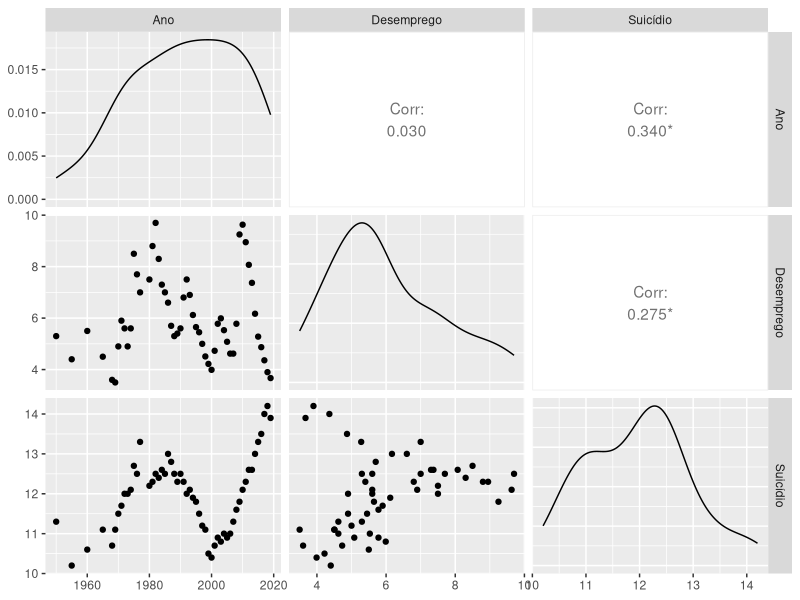
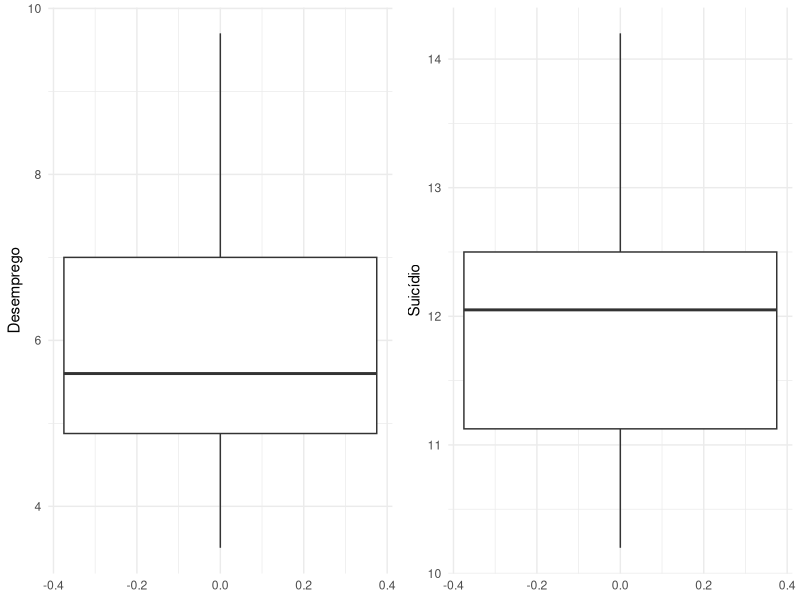
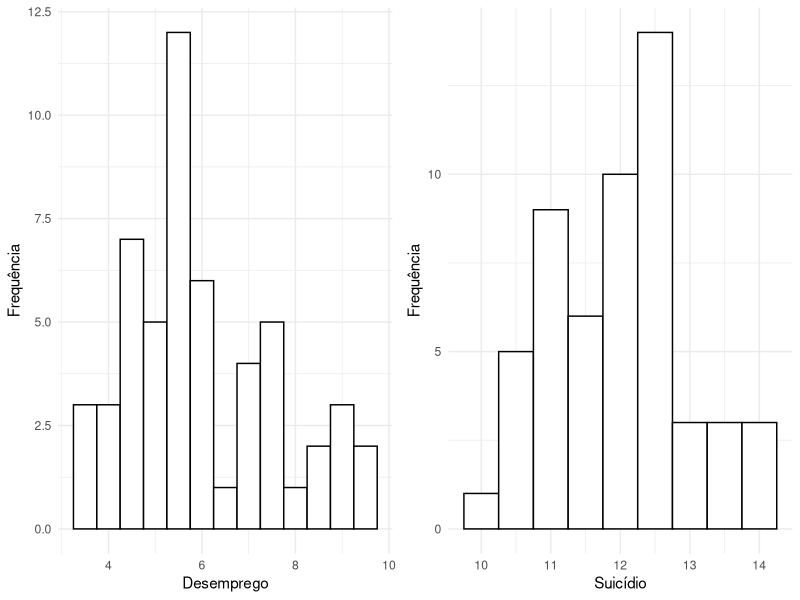
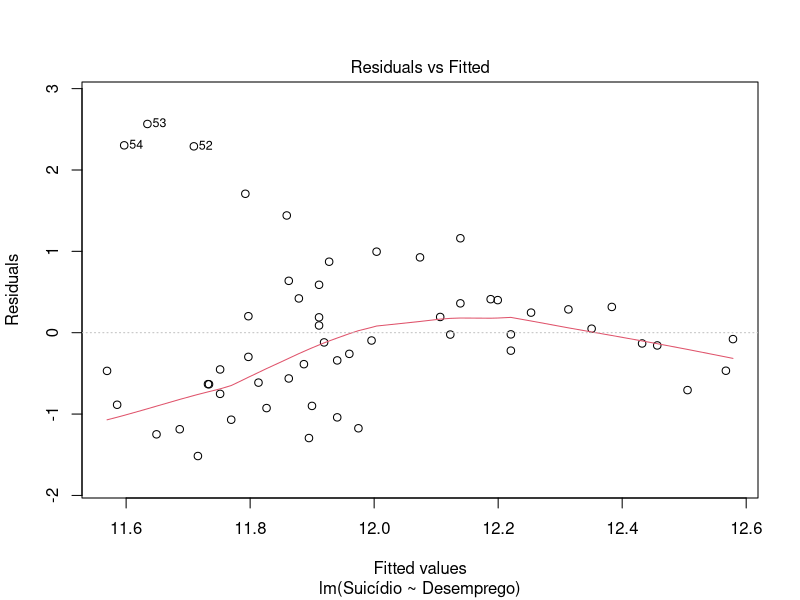
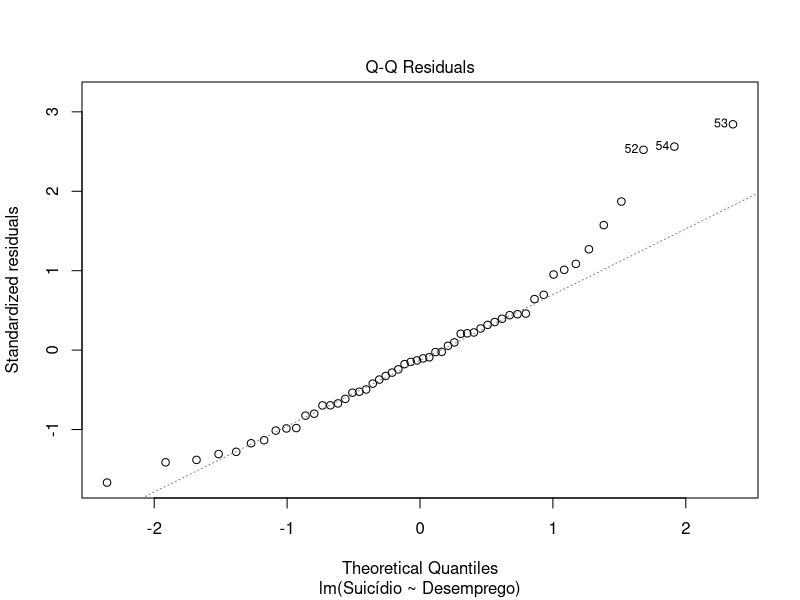
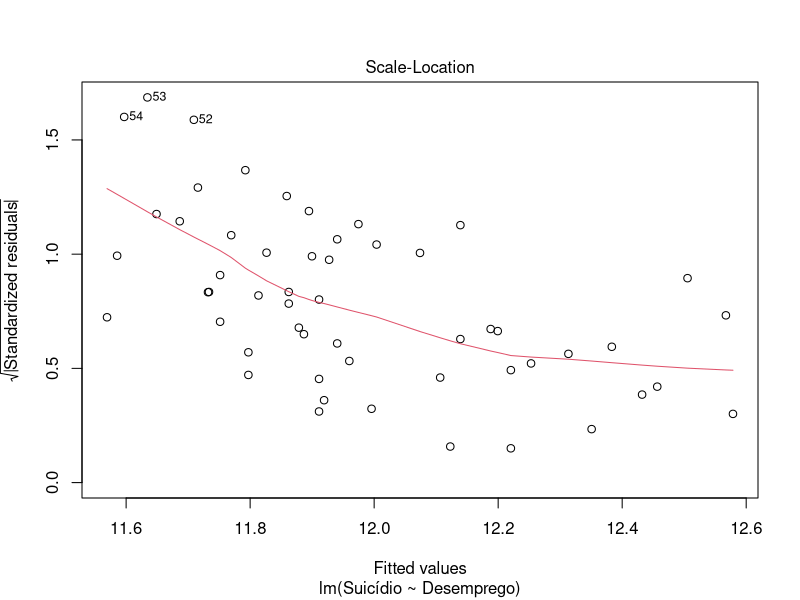
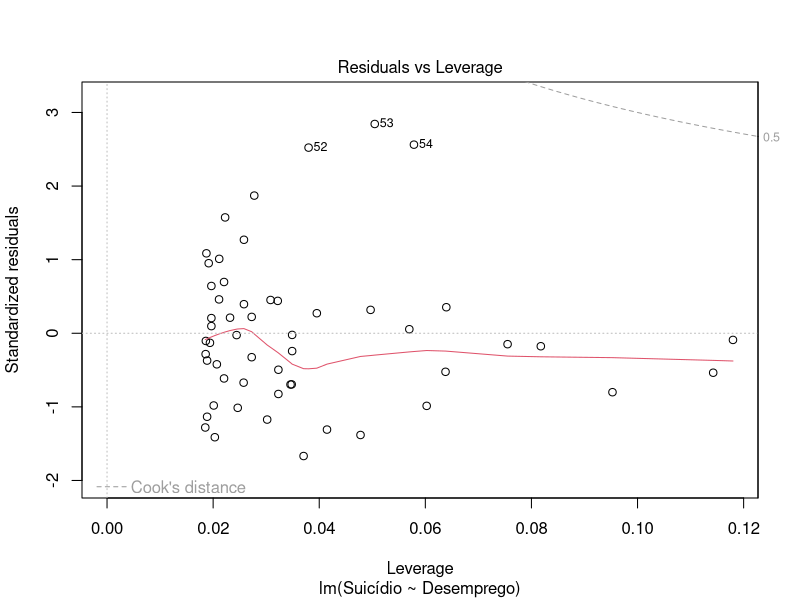
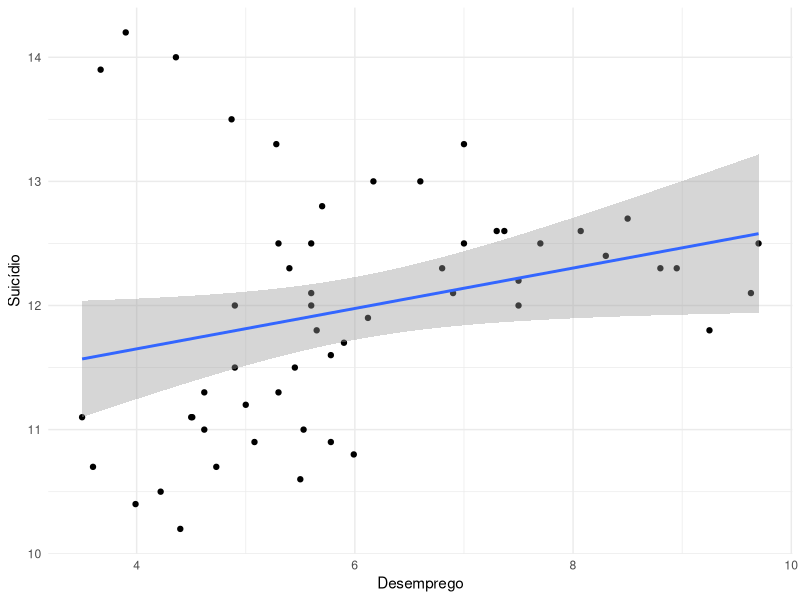

R code for these plots, in order: (Note: this script raises an error after producing the figures.)
library(tidyverse)
library(GGally)
library(gridExtra)
library(broom)
library(gmodels)
library(car)
library(lmtest)
dados <- read.csv("desemprego.csv",sep=";")
colnames(dados) <- c("Ano","Desemprego","Suicídio")


ggpairs(dados)

summary(dados)
table(dados[,3])

a <- ggplot(dados)+
  geom_boxplot(aes(y=Desemprego))+
  theme_minimal()

b <- ggplot(dados)+
  geom_boxplot(aes(y=Suicídio))+
  theme_minimal()

grid.arrange(a,b,ncol=2)


a <- ggplot(dados)+
  geom_histogram(aes(x=Desemprego),binwidth=0.5,color="black", fill="white")+
  labs(y="Frequência")+
  theme_minimal()

b <- ggplot(dados)+
  geom_histogram(aes(x=Suicídio),binwidth=0.5,color="black", fill="white")+
  labs(y="Frequência")+
  theme_minimal()

grid.arrange(a,b,ncol=2)

## Com os "pontos atípicos"

model <- lm(Suicídio~Desemprego, data = dados)
summary(model)
confint(model)
#n = as.numeric(count(dados))
#0.16281 - 0.07889*qt(0.975,n-2)
#0.16281 + 0.07889*qt(0.975,n-2)

plot(model)

ggplot(dados, aes(x=Desemprego,y=Suicídio))+
  geom_point() +
  geom_smooth(method = "lm",se=TRUE)+
  theme_minimal()

a <- ggplot(model)+
  geom_point(aes(x=.fitted,y=.resid))+
  labs(x="Valores preditos \n A",y="Resíduos")+
  theme_minimal()


b <- ggplot(model, aes(sample=studres(model)))+
  geom_qq()+
  geom_qq_line(color="red")+
  labs(x="Quantil teórico \n B", y="Resíduos studentizados")+
  theme_minimal()

c <- ggplot(model)+
  geom_histogram(aes(x=.resid),binwidth=0.4,color="black", fill="white")+
  labs(y="Frequência",x="Resíduos \n C")+
  theme_minimal()

grid.arrange(a,b,c,ncol=3)


shapiro.test(model$residuals)
lmtest::bptest(model, studentize = FALSE)
durbinWatsonTest(model)



## Sem os "pontos atípicos"

df <- dados[-(52:54),]

model <- lm(Suicídio~Desemprego, data = df)
summary(model)

plot(model)


ggplot(df, aes(x=Desemprego,y=Suicídio))+
  geom_point() +
  geom_smooth(method = "lm",se=TRUE)+
  theme_minimal()



a <- ggplot(model)+
  geom_point(aes(x=.fitted,y=.resid))+
  labs(x="Valores preditos \n A",y="Resíduos")+
  theme_minimal()

b <- ggplot(model, aes(sample=studres(model)))+
  geom_qq()+
  geom_qq_line(color="red")+
  labs(x="Quantil teórico \n B", y="Resíduos studentizados")+
  theme_minimal()

c <- ggplot(model)+
  geom_histogram(aes(x=.resid),binwidth=0.4,color="black", fill="white")+
  labs(y="Frequência",x="Resíduos \n C")+
  theme_minimal()

grid.arrange(a,b,c,ncol=3)

shapiro.test(model$residuals)
lmtest::bptest(model, studentize = FALSE)
durbinWatsonTest(model)

plot(seq(1,length(model$residuals)),model$residuals)

ggplot(model,aes(y=model$residuals,x=seq(1,length(model$residuals))))+
  geom_point()+
  labs(y="Resíduos",x="Ordem de coleta")+
  theme_minimal()

summary(model)
kable(glance(model, conf.int = TRUE)[1:5])
